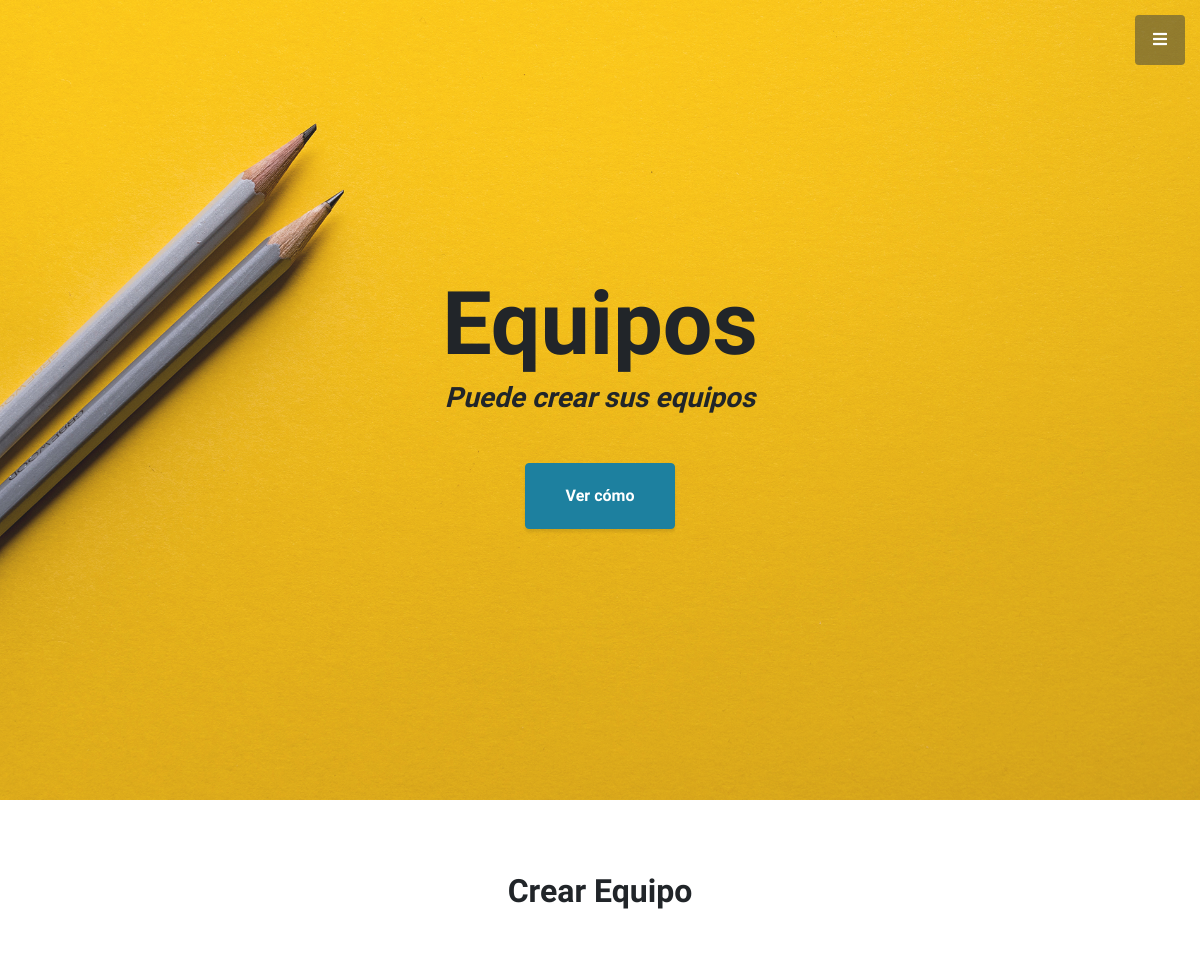
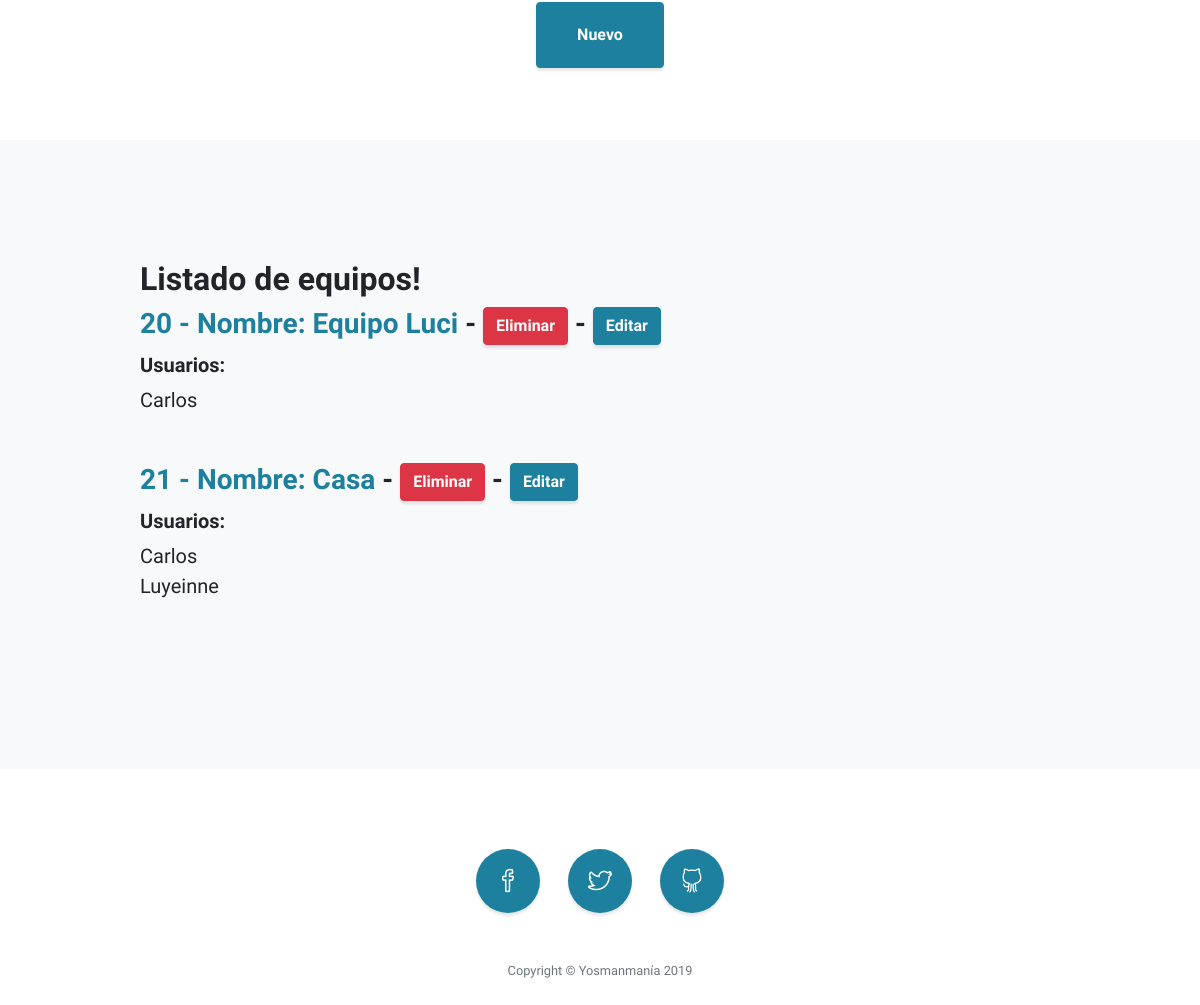
Screenshot of /app/team_list/ with the database file from the repository (2 pictures, top to bottom).
### app/models.py (models this page shows, shortened)
class Team(models.Model):
    name = models.CharField(
        max_length=200,
        verbose_name='Nombre',
        help_text='Nombre del equipo'
    )
    user = models.ManyToManyField(
        User,
        verbose_name='Usuario',
        help_text='Usuarios que hacen parte del equipo'
    )
    class Meta:
        verbose_name = 'Equipo'
        verbose_name_plural = 'Equipos'

class User(AbstractBaseUser):
    username = models.CharField(
        max_length=200,
        verbose_name='nombre',
        default='name'
    )
    charge = models.CharField(
        max_length=200,
        verbose_name='Cargo',
        default='test'
    )
    salary = models.CharField(
        max_length=200,
        verbose_name='Salario',
    )
    income_date = models.DateField(
        verbose_name='Fecha de ingreso',
        auto_now=False
    )
    email = models.EmailField(
        verbose_name='email address',
        default='email@demo.co'
    )
    is_active = models.BooleanField(
        verbose_name='Estado',
        default=True
    )
    USERNAME_FIELD = 'email'
    REQUIRED_FIELDS = []
    def __str__(self):
        return self.username
    class Meta:
        verbose_name = 'Usuario'
        verbose_name_plural = 'Usuarios'

### app/views.py (the view)
class TeamListView(ListView):
    model = models.Team
    template = 'team_list.html'
    def get_context_data(self, **kwargs):
        context = super().get_context_data(**kwargs)
        return context
    def get_queryset(self):
        queryset = models.Team.objects.all()
        return queryset

### app/templates/team_list.html (shortened to what this page needs)
<!DOCTYPE html>
<html lang="en">
<head>
  <link href="/static/vendor/bootstrap/css/bootstrap.min.css" rel="stylesheet">
  <link href="/static/vendor/fontawesome-free/css/all.min.css" rel="stylesheet" type="text/css">
  <link href="/static/vendor/simple-line-icons/css/simple-line-icons.css" rel="stylesheet">
  <link href="/static/css/stylish-portfolio.min.css" rel="stylesheet">
</head>
{% block foo %}
   {% include "menu.html" %}
{% endblock %}
<body id="page-top">
<header class="masthead d-flex">
    <div class="container text-center my-auto">
      <h1 class="mb-1">Equipos</h1>
      <h3 class="mb-5">
        <em>Puede crear sus equipos</em>
      </h3>
      <a class="btn btn-primary btn-xl js-scroll-trigger" href="#about">Ver cómo</a>
    </div>
</header>
  <section >
    <br>
    <br>
    <br>
    <div class="container text-center">
      <h2 class="mx-auto mb-5">Crear Equipo</h2>
      <a class="btn btn-primary btn-xl" href="/app/team_create/">Nuevo</a>
    </div>
    <br>
    <br>
    <br>
  </section>
  <section class="content-section bg-light" id="about">
    <div class="container">
      <div class="row">
        <div class="col-lg-10 mx-auto">
          <h2>Listado de equipos!</h2>
            {% for team in object_list %}
            <h3 class="team-item__header-title">
                <a href="/app/team/{{ team.id }}/"> {{ team.id }} - Nombre: {{ team.name }}</a>
                - <a href="/app/team-delete/{{ team.id }}/" class="btn btn-danger">Eliminar</a>
                - <a href="/app/team_update/{{ team.id }}/" class="btn btn-primary">Editar</a>
            </h3>
                <h5>Usuarios:</h5>
                <p class="lead mb-5">
                    {% for user in team.user.all %}
                        {{ user }} <br>
                    {% endfor %}
                </p>
            {% empty %}
                <p class="lead mb-5">No hay resultados</p>
            {% endfor %}
        </div>
      </div>
    </div>
  </section>
  <footer class="footer text-center">
    <div class="container">
      <ul class="list-inline mb-5">
        <li class="list-inline-item">
          <a class="social-link rounded-circle text-white mr-3" href="#">
            <i class="icon-social-facebook"></i>
          </a>
        </li>
        <li class="list-inline-item">
          <a class="social-link rounded-circle text-white mr-3" href="#">
            <i class="icon-social-twitter"></i>
          </a>
        </li>
        <li class="list-inline-item">
          <a class="social-link rounded-circle text-white" href="#">
            <i class="icon-social-github"></i>
          </a>
        </li>
      </ul>
      <p class="text-muted small mb-0">Copyright &copy; Yosmanmanía 2019</p>
    </div>
  </footer>
</body>
</html>

### rows the page displays
Team: id "20", name "Equipo Luci"
User: username "Carlos"
Team: id "21", name "Casa"
User: username "Luyeinne"
